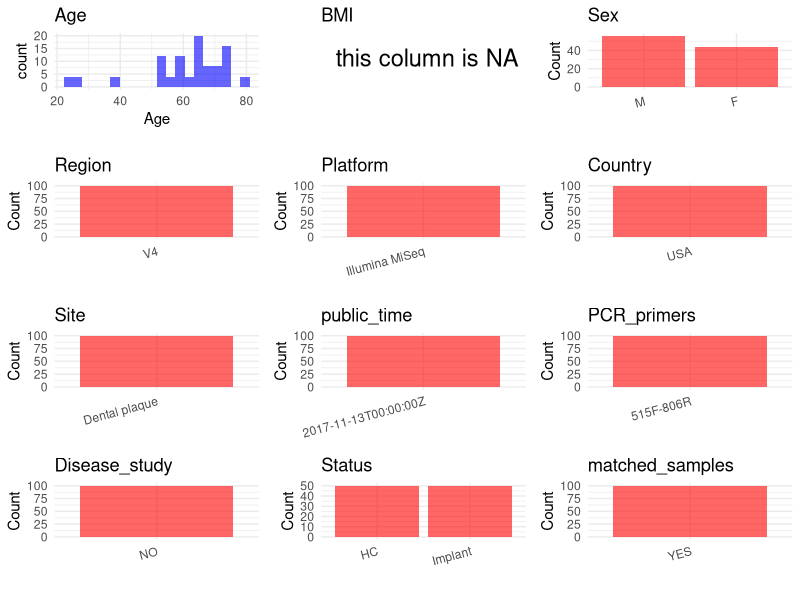

The R script that drew this image: (Note: this script raises an error after producing the figure.)
## ---- chunk 1
# Load necessary libraries
library(dplyr)
library(ggplot2)
library(cowplot)

# Set working directory (update this path to your local directory)
setwd("D:/studylearning/董彪师兄项目/任务/修改20250922/PRJNA417321")

# Read the initial metadata files
initial_meta <- read.csv("SraRunTable.csv", header = TRUE)

# Display the first few rows of the metadata
head(initial_meta)
## ---- chunk 2
# Create a uniform metadata dataframe
metadata <- data.frame(
  BioProject = initial_meta$BioProject,
  Run = initial_meta$Run,
  sample_name = initial_meta$Sample.Name,
  Age = initial_meta$Host_age,
  BMI = NA,
  Sex= initial_meta$host_sex,
  Region = "V4",
  Platform = initial_meta$Instrument,
  Country = "USA",
  Site = initial_meta$env_material,
  public_time = initial_meta$ReleaseDate,
  stringsAsFactors = FALSE
)
## ---- chunk 3
# Add information obtained from the publication
metadata$PCR_primers <- "515F-806R"  # Update based on the publication
metadata$title <- "Subgingival Microbiome Colonization and Cytokine Production during Early Dental Implant Healing"
metadata$Disease_study <- "NO"
metadata <- metadata %>% 
  mutate(Status = case_when(
    grepl("G",sample_name)~"HC",
    grepl("S",sample_name)~"Implant"
  ))
metadata <- metadata %>%
  mutate(Sex = case_when(
    grepl("female", Sex) ~ "F",
    grepl("male", Sex) ~ "M"
  ))

#extract subject id by remove prefix of sample_name
metadata$sample_name <- gsub("BG|BS|AG|AS", "", metadata$sample_name)

# Check initial data distribution
cat("Initial sample distribution:\n")
table(metadata$sample_name)
table(metadata$Site)

# Calculate sampling frequency per subject
sample_counts <- table(metadata$sample_name)
cat("\nNumber of samples per subject:\n")
print(sample_counts)

# Create matched_samples column
metadata$matched_samples <- ifelse(metadata$sample_name %in% names(sample_counts[sample_counts >= 2]), "YES", "NO")

cat("\nMatched samples distribution:\n")
table(metadata$matched_samples)

# Identify samples for removal: single samples excluding Dental plaque
single_samples <- names(sample_counts[sample_counts == 1])
samples_to_remove <- metadata$sample_name %in% single_samples & !(metadata$Site %in% c("Dental plaque"))

cat("\nNumber of samples to be removed:", sum(samples_to_remove), "\n")

# Remove identified samples
metadata_clean <- metadata[!samples_to_remove, ]

cat("\nFinal sample distribution after cleaning:\n")
table(metadata_clean$sample_name)
table(metadata_clean$Site)
table(metadata_clean$matched_samples)

# Use cleaned dataset for subsequent analysis
metadata <- metadata_clean
## ---- chunk 4
# Check the number of unique runs and sample names
print(paste("Number of unique runs:", length(unique(metadata$Run))))
print(paste("Number of unique sample names:", length(unique(metadata$sample_name))))
## ---- chunk 5
# Select columns for visualization
plot_data <- metadata %>%
  select(-BioProject, -Run, -sample_name, -title)

# Function to create simple plots for each column
create_simple_plots <- function(data) {
  plots <- list()
  
  for (col in colnames(data)) {
    # Check if the column is all NA
    if (all(is.na(data[[col]]))) {
      # Create an empty plot with text indicating all NA
      p <- ggplot() +
        annotate("text", x = 0.5, y = 0.5, label = "this column is NA", size = 6) +
        labs(title = col) +
        theme_void()
    } else if (is.numeric(data[[col]])) {
      # Numeric variable: histogram
      p <- ggplot(data, aes(x = .data[[col]])) +
        geom_histogram(fill = "blue", alpha = 0.6, bins = 20, na.rm = TRUE) +
        labs(title = col) +
        theme_minimal()
    } else {
      # Categorical variable: bar plot (remove NA values)
      count_data <- as.data.frame(table(data[[col]], useNA = "ifany"))
      p <- ggplot(count_data, aes(x = reorder(Var1, -Freq), y = Freq)) +
        geom_col(fill = "red", alpha = 0.6) +
        labs(title = col, x = NULL, y = "Count") +
        theme_minimal() +
        theme(axis.text.x = element_text(angle = 15, hjust = 1))
    }
    plots[[col]] <- p
  }
  
  return(plots)
}

# Generate and arrange plots
plots <- create_simple_plots(plot_data)
p<-plot_grid(plots$Age, 
          plots$BMI, 
          plots$Sex, 
          plots$Region, 
          plots$Platform, 
          plots$Country, 
          plots$Site,
          plots$public_time, 
          plots$PCR_primers,
          plots$Disease_study,
          plots$Status,
          plots$matched_samples,# add 
          ncol = 3, align = "hv", axis = "lb")
ggsave("Metadata_Summary.png", plot = p, width = 8, height = 6, dpi = 150, bg = "white")
## ---- chunk 6
knitr::include_graphics("Metadata_Summary.png")
## ---- chunk 7
# Reorder columns to match the desired format
metadata <- metadata[, c(
  "BioProject", "Run", "sample_name", "Age", "BMI", "Sex", 
  "Region", "Platform", "Country", "Site", "public_time", 
  "PCR_primers", "title", "Disease_study", "Status","matched_samples"
)]

# Export the uniform metadata to a CSV file
write.csv(metadata, file = "metadata.csv", quote = FALSE)
head(metadata)
